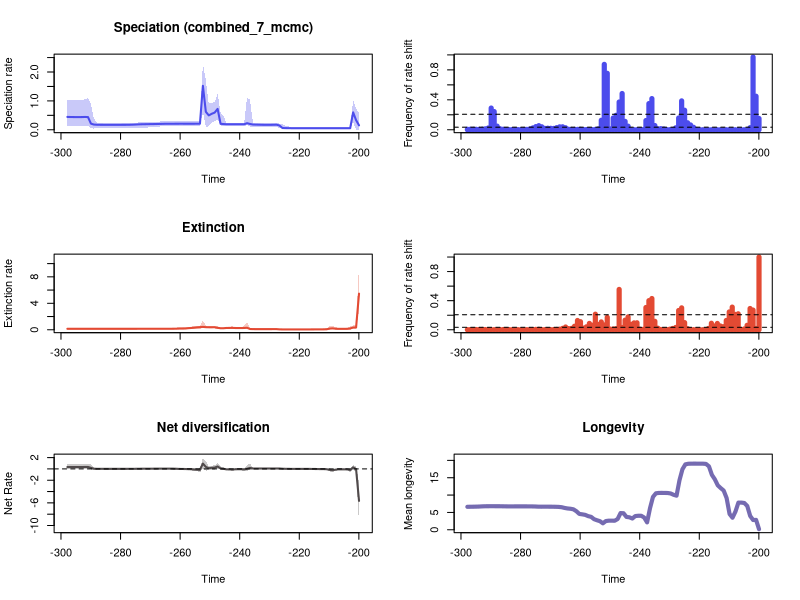

Reproduce this figure in R.


pdf(file='C:/Users/SimoesLabAdmin/Documents/BDNN_Arielli/reptilia/mcmc_no_predictors/A_rjmcmc_sampled_every_20k/RTT_plots.pdf',width=10, height=15)
par(mfrow=c(3,2))
library(scales)

time=c(-199.94725639499998, -200.936163185,-201.92506997499999,-202.913976765,-203.902883555,-204.891790345,-205.880697135,-206.869603925,-207.858510715,-208.847417505,-209.836324295,-210.82523108499998,-211.814137875,-212.803044665,-213.791951455,-214.780858245,-215.769765035,-216.758671825,-217.747578615,-218.736485405,-219.72539219499998,-220.714298985,-221.703205775,-222.692112565,-223.681019355,-224.669926145,-225.658832935,-226.647739725,-227.636646515,-228.62555330499998,-229.614460095,-230.60336688499999,-231.592273675,-232.581180465,-233.570087255,-234.558994045,-235.547900835,-236.536807625,-237.52571441499998,-238.514621205,-239.503527995,-240.492434785,-241.481341575,-242.470248365,-243.459155155,-244.448061945,-245.436968735,-246.42587552499998,-247.414782315,-248.403689105,-249.392595895,-250.381502685,-251.370409475,-252.359316265,-253.348223055,-254.337129845,-255.32603663499998,-256.31494342499997,-257.303850215,-258.292757005,-259.281663795,-260.270570585,-261.259477375,-262.248384165,-263.237290955,-264.226197745,-265.21510453499997,-266.204011325,-267.192918115,-268.181824905,-269.17073169500003,-270.159638485,-271.148545275,-272.137452065,-273.126358855,-274.11526564499997,-275.104172435,-276.093079225,-277.081986015,-278.070892805,-279.059799595,-280.048706385,-281.037613175,-282.026519965,-283.01542675499996,-284.004333545,-284.993240335,-285.982147125,-286.971053915,-287.959960705,-288.948867495,-289.937774285,-290.926681075,-291.91558786499996,-292.904494655,-293.893401445,-294.882308235,-295.871215025,-296.860121815,-297.849028605)
rate=c(0.15313336157387758, 0.3329589931299385,0.6022812176345975,0.05462234726966869,0.05441363681899425,0.05440987548663266,0.054409256016385146,0.0544079544710714,0.05440478273034457,0.05440402273480176,0.054395083707974065,0.0543900447290256,0.054386379399028996,0.054386063976915075,0.05438409227263544,0.054386964660841815,0.05438851208186892,0.05438934726170583,0.05439107981525484,0.05438851208186892,0.05439107981525484,0.054395083707974065,0.05441242652771938,0.05458867618248743,0.05578359152587249,0.057063239167522116,0.0610869860784142,0.146868398368434,0.1755449781044821,0.1732204936931233,0.17135924948194126,0.1712868949168721,0.17131785676627584,0.17269584469745752,0.1759194853385445,0.17804928196916736,0.18096753777969043,0.2004786216025732,0.22741507759231666,0.19171477894639716,0.19150224046857267,0.191503866698282,0.191503866698282,0.19151148200911042,0.19151651496416872,0.19158195991356075,0.19778614187292526,0.2069392558940807,0.7230063225861842,0.5947973601714684,0.5535046991635932,0.4981342905878909,0.6219470681038048,1.5218666449055225,0.210839285079017,0.2097201598419921,0.20922837478475642,0.20921175764913144,0.20923160952231645,0.2092652736618878,0.2094588022186713,0.20944136841795966,0.20890427909761553,0.20860294448580907,0.2083275536301596,0.20805223807699957,0.2072252625302661,0.2048608034117666,0.2015043656278464,0.19867028960409755,0.1967885752071245,0.19544275490527607,0.1937639042154109,0.1921318236354062,0.19030967632910573,0.1860827264156813,0.18047489155213853,0.17619829858252822,0.1736986628419781,0.1724344752817108,0.17194064474404058,0.17166595057770825,0.1714900671258485,0.17144335418383316,0.1715287869698151,0.17166271391623283,0.17159070833122347,0.1717960074328469,0.17248791329844748,0.17423817095047306,0.18073179440628226,0.21220395629042255,0.438759144124622,0.44383444266475175,0.4400138593165728,0.43876899664284086,0.43883824898537355,0.44005411392873744,0.44172845638591374,0.44484988665887687)
minHPD=c(2.1550036428609548e-05, 7.653404137394028e-05,0.2727053446141114,0.03906372913313762,0.04141076738495005,0.04137426738842922,0.04140535977921385,0.04141672549446696,0.04144149840540235,0.04139794126803834,0.04141672549446696,0.04153041628911467,0.04162690871843415,0.04144447608699939,0.041626796031199745,0.04148393683514212,0.04148393683514212,0.04148393683514212,0.041626796031199745,0.041626796031199745,0.04153041628911467,0.0414016579057861,0.04141672549446696,0.040823776242734346,0.040049116423558434,0.042035433757564744,0.04201267867534394,0.050300301037868124,0.106872442532739,0.1099202257114235,0.11109936897613146,0.11111124178155829,0.11110951404187178,0.11148702571233833,0.11085018012739528,0.11006654815406013,0.10681366891609854,0.10685491026142217,0.16177856676748043,0.13490066819262458,0.13665731541107906,0.13669821884077726,0.13667419540382367,0.13665731541107906,0.1375145014950347,0.13701371037991886,0.14434077091425976,0.1489607275093156,0.38583942031104007,0.2924593819136264,0.24707797938370565,0.11920517579714333,0.08787968870869799,0.6279973250323728,0.14082833338862508,0.14576856014983947,0.1459846650021991,0.14576856014983947,0.1457737661040971,0.14576856014983947,0.14551325465311296,0.14578748525574747,0.14578514256431396,0.14576856014983947,0.14459814888302316,0.14339291764932957,0.14251050262340587,0.12626267142312755,0.09415461362924665,0.0853213629341772,0.08323181971664739,0.08097132963701441,0.07682175465335771,0.0768769054389105,0.07403216726995196,0.06775798019466531,0.06261412046882604,0.06060341099059637,0.05888632879980028,0.057282207677089254,0.05757211991225554,0.05750748291889499,0.057533386062778503,0.057473624198091544,0.057473624198091544,0.05755426816516868,0.057544268376625365,0.05755029408603367,0.05736632624857129,0.05430102945372751,0.04266995305003667,0.052701695705230665,0.13976664945835357,0.1446289744760521,0.14522150899296643,0.14250492791748456,0.14347914449607577,0.1437002057049091,0.14301368144303758,0.1425236103650591)
maxHPD=c(0.5760985920107903, 0.7302041800555066,1.027443021804807,0.07080004724451847,0.06808515644644636,0.06800924933848194,0.06800924933848194,0.06800316255557624,0.06800316255557624,0.06793147082879239,0.0679057356585223,0.06799648365234083,0.06808515644644636,0.06789569153727282,0.06807602869512015,0.06792929041375652,0.06792929041375652,0.06793147082879239,0.06808052816301277,0.06808367459343903,0.06799606734883386,0.06790834887015225,0.06807908930341186,0.0687003285708555,0.13178783822359644,0.146550742292,0.18987578782934153,0.21543429950177917,0.22791738971853873,0.22404487537564244,0.2241005459078199,0.22403602092721447,0.22418878236967824,0.22467622086389957,0.22479025397548832,0.2271750757019642,0.233974137549528,1.0311050848903802,1.1308477835480217,0.2338931527938937,0.23278212030333223,0.23270347516802337,0.23263749443462572,0.2326676104993407,0.2336672795384761,0.23368462902386097,0.47911238782796545,0.5982642746342075,1.257381489917781,0.9626094473872286,0.9368650119044913,0.8750345734760814,1.7222642675225606,2.2897620507482586,0.30997345873507703,0.2926087091358037,0.2877904459107367,0.286986740074711,0.2869093373277986,0.28701374678093944,0.28807388023617225,0.28870057803975246,0.287889437029297,0.28807388023617225,0.2877816837071946,0.2880434781976923,0.29200584943051355,0.2965244160215808,0.27895033855653295,0.2717014025333729,0.269065016635512,0.26649393626973045,0.26211674563938947,0.26175085219308836,0.25840327277663094,0.25202655426693604,0.2458010978556797,0.24177502157293035,0.23972489613734965,0.23772065551783028,0.2377022054581586,0.23749975742691531,0.23749975742691531,0.23734047602439026,0.23705561147106669,0.23705561147106669,0.23732409978725214,0.23802196811338347,0.24017303694466285,0.24585901509974153,0.39367545728081144,0.8942233910607168,1.0896785932734903,1.0526965399161141,1.0311711116635687,1.0187972406870744,1.017437910386295,1.0165720838462353,1.0165720838462353,1.0242280544890465)
remove_na = !is.na(rate)
time = time[remove_na]
plot(time,time,type = 'n', ylim = c(0, 2.5187382558230844), xlim = c(-298.343482,-199.452803), ylab = 'Speciation rate', xlab = 'Time',main='Speciation (combined_7_mcmc)' )
polygon(c(time, rev(time)), c(maxHPD[remove_na], rev(minHPD[remove_na])), col = alpha('#4c4cec',0.3), border = NA)
lines(time,rate[remove_na], col = '#4c4cec', lwd=2)
mids=c(-199.95225087373734, -200.9511466212121,-201.95004236868687,-202.94893811616163,-203.94783386363633,-204.9467296111111,-205.94562535858586,-206.94452110606062,-207.94341685353533,-208.9423126010101,-209.94120834848485,-210.9401040959596,-211.93899984343432,-212.93789559090908,-213.93679133838384,-214.9356870858586,-215.9345828333333,-216.93347858080807,-217.93237432828283,-218.9312700757576,-219.9301658232323,-220.92906157070706,-221.92795731818183,-222.9268530656566,-223.9257488131313,-224.92464456060605,-225.92354030808082,-226.92243605555552,-227.92133180303028,-228.92022755050505,-229.9191232979798,-230.9180190454545,-231.91691479292928,-232.91581054040404,-233.9147062878788,-234.9136020353535,-235.91249778282827,-236.91139353030303,-237.9102892777778,-238.9091850252525,-239.90808077272726,-240.90697652020202,-241.90587226767678,-242.9047680151515,-243.90366376262625,-244.902559510101,-245.90145525757578,-246.90035100505048,-247.89924675252524,-248.8981425,-249.89703824747477,-250.89593399494947,-251.89482974242424,-252.893725489899,-253.89262123737376,-254.89151698484847,-255.89041273232323,-256.88930847979793,-257.8882042272727,-258.88709997474746,-259.8859957222222,-260.884891469697,-261.8837872171717,-262.88268296464645,-263.8815787121212,-264.8804744595959,-265.8793702070707,-266.87826595454544,-267.8771617020202,-268.87605744949497,-269.87495319696967,-270.87384894444443,-271.8727446919192,-272.8716404393939,-273.87053618686866,-274.8694319343434,-275.8683276818182,-276.86722342929295,-277.86611917676765,-278.8650149242424,-279.8639106717171,-280.8628064191919,-281.86170216666665,-282.8605979141414,-283.85949366161617,-284.8583894090909,-285.85728515656564,-286.8561809040404,-287.8550766515151,-288.85397239898987,-289.85286814646463,-290.8517638939394,-291.85065964141415,-292.84955538888886,-293.8484511363636,-294.8473468838384,-295.8462426313131,-296.84513837878785,-297.8440341262626)
counts=c(0.1508744038155803, 0.44804451510333865,0.9716693163751987,0.028139904610492844,0.0005087440381558028,0.0005087440381558028,0.00038155802861685216,0.00038155802861685216,0.0004610492845786963,0.0006836248012718601,0.000397456279809221,0.000397456279809221,0.00017488076311605722,0.0002384737678855326,0.0002702702702702703,0.00019077901430842608,0.00028616852146263913,0.0002702702702702703,0.00014308426073131957,0.00030206677265500793,0.0009697933227344992,0.0037042925278219395,0.03325914149443561,0.064181240063593,0.09340222575516693,0.26104928457869636,0.3858346581875994,0.15736089030206676,0.02575516693163752,0.0031478537360890304,0.0012559618441971383,0.002273449920508744,0.009379968203497615,0.01505564387917329,0.01273449920508744,0.056518282988871224,0.4164387917329094,0.3496661367249603,0.1231637519872814,0.002066772655007949,0.0008108108108108108,0.0010174880763116057,0.0009697933227344992,0.0010015898251192368,0.04818759936406995,0.11206677265500795,0.4843402225755167,0.37068362480127187,0.19335453100158984,0.1572496025437202,0.011589825119236884,0.7541176470588236,0.873577106518283,0.1272019077901431,0.011160572337042925,0.005087440381558029,0.001796502384737679,0.0011923688394276629,0.002845786963434022,0.003465818759936407,0.005389507154213036,0.005278219395866455,0.004531001589825119,0.0042448330683624805,0.0073449920508744035,0.026931637519872813,0.03992050874403816,0.03925278219395866,0.028330683624801272,0.018076311605723372,0.01969793322734499,0.020858505564387918,0.019189189189189187,0.039904610492845785,0.05502384737678855,0.04230524642289348,0.025055643879173292,0.011271860095389507,0.005294117647058823,0.003338632750397456,0.0022257551669316376,0.0021303656597774245,0.002368839427662957,0.002591414944356121,0.001971383147853736,0.0027503974562798094,0.0069475357710651825,0.013322734499205088,0.04847376788553259,0.2432114467408585,0.2899523052464229,0.023736089030206676,0.012670906200317964,0.007281399046104928,0.005818759936406995,0.006184419713831478,0.005850556438791733,0.007360890302066773,0.00712241653418124)
plot(mids,counts,type = 'h', xlim = c(-298.343482,-199.452803), ylim=c(0,0.9716693163751987), ylab = 'Frequency of rate shift', xlab = 'Time',lwd=5,col='#4c4cec')
bf2 = 0.034099133750137754
bf6 = 0.20688761245815923
abline(h=bf2, lty=2)
abline(h=bf6, lty=2)

time=c(-199.94725639499998, -200.936163185,-201.92506997499999,-202.913976765,-203.902883555,-204.891790345,-205.880697135,-206.869603925,-207.858510715,-208.847417505,-209.836324295,-210.82523108499998,-211.814137875,-212.803044665,-213.791951455,-214.780858245,-215.769765035,-216.758671825,-217.747578615,-218.736485405,-219.72539219499998,-220.714298985,-221.703205775,-222.692112565,-223.681019355,-224.669926145,-225.658832935,-226.647739725,-227.636646515,-228.62555330499998,-229.614460095,-230.60336688499999,-231.592273675,-232.581180465,-233.570087255,-234.558994045,-235.547900835,-236.536807625,-237.52571441499998,-238.514621205,-239.503527995,-240.492434785,-241.481341575,-242.470248365,-243.459155155,-244.448061945,-245.436968735,-246.42587552499998,-247.414782315,-248.403689105,-249.392595895,-250.381502685,-251.370409475,-252.359316265,-253.348223055,-254.337129845,-255.32603663499998,-256.31494342499997,-257.303850215,-258.292757005,-259.281663795,-260.270570585,-261.259477375,-262.248384165,-263.237290955,-264.226197745,-265.21510453499997,-266.204011325,-267.192918115,-268.181824905,-269.17073169500003,-270.159638485,-271.148545275,-272.137452065,-273.126358855,-274.11526564499997,-275.104172435,-276.093079225,-277.081986015,-278.070892805,-279.059799595,-280.048706385,-281.037613175,-282.026519965,-283.01542675499996,-284.004333545,-284.993240335,-285.982147125,-286.971053915,-287.959960705,-288.948867495,-289.937774285,-290.926681075,-291.91558786499996,-292.904494655,-293.893401445,-294.882308235,-295.871215025,-296.860121815,-297.849028605)
rate=c(5.4586905758389905, 0.341354083102555,0.34560123291042544,0.1969366829012808,0.1472698087041735,0.13934587356535277,0.1381539807869057,0.13826581726434137,0.16268617748904535,0.2093848755728515,0.17586859300889052,0.07611476420971347,0.06513258595549103,0.0635191995427058,0.061787770102748954,0.058231247556780635,0.05587895769095146,0.052679317265644274,0.051883330040212686,0.05178292219862707,0.05176879524963883,0.051755651176601816,0.05174781566100999,0.05175816371948125,0.05179454053651629,0.052052209462811014,0.05413320950760117,0.06311025331921907,0.09908359139207623,0.09871328967881807,0.09720917884756476,0.09642612118699405,0.09626653917974096,0.09619527927622175,0.09613316604547467,0.09628865820007437,0.09854230373556003,0.11647733948275527,0.30327342724251494,0.2710393350302904,0.2628152948083585,0.262913889602001,0.26640896690851945,0.28493828002390376,0.2776311266749296,0.2738872615004047,0.23442253603439733,0.23227065751213138,0.29419507333722605,0.3815773475087195,0.3790598006420186,0.37958574632794445,0.3917885341296624,0.43475447785171295,0.39583463310202677,0.3668674957578089,0.31124340971093656,0.2714644266367574,0.24122457145992487,0.1913893453423452,0.184654870855062,0.18027308008394755,0.16349666899817314,0.1562545573999757,0.15449796608972005,0.15364406127406893,0.15205428595947273,0.15000036816643159,0.14909645654032105,0.14876122879958614,0.14864212325613543,0.1485291942268649,0.1484680905685581,0.1484501829752645,0.14840052312036195,0.14825643732051633,0.1478718307630349,0.14765100369957107,0.14753765538939548,0.14747104330294175,0.14744654902365634,0.14742642712604753,0.14743413830311197,0.14744908679826518,0.14745763728069988,0.14743686659568436,0.14728887957134107,0.14708299560554228,0.14692352749171905,0.1468661422223781,0.14681402112989012,0.14678146196821262,0.14678911843767317,0.14683838692812273,0.14692196144872138,0.14703894265374018,0.14711364684754524,0.14715697388957205,0.14719150832186706,0.14720398597303427)
minHPD=c(2.7816194709810413, 0.13089233413206436,0.13083854681658377,0.01602321415360232,6.303811107802121e-05,0.009959265970644258,0.009632219224173304,0.009535205187950991,0.021269496552257367,0.11039786440754024,0.04131805763050692,0.04053549624952102,0.03935787071264956,0.03929761633116272,0.03725599664612839,0.033507493732069064,0.03118943383638901,0.029707517053096183,0.031185461279861493,0.031111614994809182,0.031111614994809182,0.03111590337083885,0.031111614994809182,0.03118765599183603,0.03118943383638901,0.030126305204693393,0.027755058698134088,0.031111614994809182,0.04975049653068004,0.05252021128214867,0.053002911895872855,0.05343140628866335,0.05343140628866335,0.053480441246437964,0.05315857058697957,0.05250228792959498,0.04845138361929763,0.05354417077861716,0.12048295320512015,0.05539989766373727,0.08285349864682576,0.07811546348521682,0.08905934310632463,0.1750109766045938,0.1509941507645412,0.13579210629679025,0.0580235863467542,0.05801009021486317,0.0927974380332684,0.2209981372100954,0.22159607874507184,0.22142967733713864,0.21922883274282237,0.24015785468767215,0.14322038564094894,0.14305586363199693,0.13083907789028693,0.1219396969535351,0.12038133482089858,0.11659512670808525,0.11516001894848032,0.11021413485690662,0.09596168623371114,0.09886189619779032,0.09701935352504018,0.09672745631556856,0.08878379718594998,0.09054514380580798,0.09479557662809046,0.0961950612220244,0.09610372377157107,0.09654915047821286,0.09634346902675901,0.09654915047821286,0.09670662960611492,0.0954562457610299,0.09574607980926163,0.09640668192133761,0.09654915047821286,0.09641675036970235,0.0965010209242332,0.09654915047821286,0.09655144854712601,0.0967196918621378,0.09670662960611492,0.09655826449165325,0.09654181768391855,0.09647051041099014,0.09629873060421541,0.0956018828916174,0.095432444620053,0.09523797679701897,0.09484770955667897,0.09440337854550433,0.09436352283310383,0.09277720408482273,0.0914424401454519,0.0925186257100834,0.09149501523539517,0.09039965125814906)
maxHPD=c(9.993676233121652, 0.6524795973089286,0.6524795973089286,0.5562182080834596,0.28411325902143597,0.22536850772501874,0.22166702784661307,0.22185546893686733,0.45525775758092624,0.569225461155687,0.5100417544035416,0.206121723207222,0.17301211840520161,0.16646397807751628,0.16001526176460285,0.14840591480781404,0.1400858989414134,0.07578871551379285,0.07388329721907952,0.07365132923531013,0.07365132923531013,0.07366919622401484,0.07370847683360374,0.07386314417439341,0.0740423614196601,0.0742444458595478,0.10082067083443064,0.12423498208928535,0.16554677711850402,0.15188932230709173,0.14480944131440487,0.14286417375641045,0.14261879890043472,0.14270866586649708,0.14305167555572756,0.1464637887375882,0.24484989939814958,0.3106996154913354,1.151915954495863,0.5756549655059755,0.36353052025080773,0.3575439312359967,0.3645998070406865,0.567347122674484,0.38458403287507076,0.3753131622755357,0.3219833008775021,0.32349350023717094,0.5465384398553977,0.5702918864907642,0.5644569333467281,0.5642730123735211,0.5975844485151441,1.373538732904672,0.6471539419792155,0.5686051819069842,0.5396752263821352,0.45781876800355203,0.44246383453749555,0.41607408584197836,0.4051620987623977,0.39682831742202834,0.3249865466160056,0.29862685402897104,0.2897662449733741,0.2854009507963039,0.2629225929503806,0.2138713681790691,0.20881914031500165,0.2074529135216671,0.20589622960223672,0.20557680557720281,0.2049868034495811,0.20491373986137054,0.2048763191900449,0.20319901424010733,0.20220153913836553,0.2021835209299927,0.20209201734750762,0.20183877900396768,0.20186003973045366,0.20183877900396768,0.2017343625764493,0.20186003973045366,0.20186003973045366,0.20172253294580883,0.20172253294580883,0.20186003973045366,0.20220916526071278,0.2017343625764493,0.20174604789728362,0.20188552250328762,0.2018548161080748,0.20204940347662032,0.2032050185279287,0.20318233929496474,0.20330604304497357,0.20562314355631764,0.2058739821364474,0.2058739821364474)
remove_na = !is.na(rate)
time = time[remove_na]
plot(time,time,type = 'n', ylim = c(0, 10.993043856433818), xlim = c(-298.343482,-199.452803), ylab = 'Extinction rate', xlab = 'Time',main='Extinction' )
polygon(c(time, rev(time)), c(maxHPD[remove_na], rev(minHPD[remove_na])), col = alpha('#e34a33',0.3), border = NA)
lines(time,rate[remove_na], col = '#e34a33', lwd=2)
mids=c(-199.95225087373734, -200.9511466212121,-201.95004236868687,-202.94893811616163,-203.94783386363633,-204.9467296111111,-205.94562535858586,-206.94452110606062,-207.94341685353533,-208.9423126010101,-209.94120834848485,-210.9401040959596,-211.93899984343432,-212.93789559090908,-213.93679133838384,-214.9356870858586,-215.9345828333333,-216.93347858080807,-217.93237432828283,-218.9312700757576,-219.9301658232323,-220.92906157070706,-221.92795731818183,-222.9268530656566,-223.9257488131313,-224.92464456060605,-225.92354030808082,-226.92243605555552,-227.92133180303028,-228.92022755050505,-229.9191232979798,-230.9180190454545,-231.91691479292928,-232.91581054040404,-233.9147062878788,-234.9136020353535,-235.91249778282827,-236.91139353030303,-237.9102892777778,-238.9091850252525,-239.90808077272726,-240.90697652020202,-241.90587226767678,-242.9047680151515,-243.90366376262625,-244.902559510101,-245.90145525757578,-246.90035100505048,-247.89924675252524,-248.8981425,-249.89703824747477,-250.89593399494947,-251.89482974242424,-252.893725489899,-253.89262123737376,-254.89151698484847,-255.89041273232323,-256.88930847979793,-257.8882042272727,-258.88709997474746,-259.8859957222222,-260.884891469697,-261.8837872171717,-262.88268296464645,-263.8815787121212,-264.8804744595959,-265.8793702070707,-266.87826595454544,-267.8771617020202,-268.87605744949497,-269.87495319696967,-270.87384894444443,-271.8727446919192,-272.8716404393939,-273.87053618686866,-274.8694319343434,-275.8683276818182,-276.86722342929295,-277.86611917676765,-278.8650149242424,-279.8639106717171,-280.8628064191919,-281.86170216666665,-282.8605979141414,-283.85949366161617,-284.8583894090909,-285.85728515656564,-286.8561809040404,-287.8550766515151,-288.85397239898987,-289.85286814646463,-290.8517638939394,-291.85065964141415,-292.84955538888886,-293.8484511363636,-294.8473468838384,-295.8462426313131,-296.84513837878785,-297.8440341262626)
counts=c(1.0, 0.01751987281399046,0.27057233704292527,0.29243243243243244,0.06111287758346582,0.011033386327503975,0.003990461049284579,0.21953895071542132,0.2111287758346582,0.3115739268680445,0.24507154213036567,0.12783783783783784,0.04243243243243243,0.05273449920508744,0.08678855325914149,0.05174880763116057,0.08972972972972973,0.018139904610492846,0.002273449920508744,0.0005405405405405405,0.0005405405405405405,0.000794912559618442,0.0013513513513513514,0.0024165341812400635,0.014594594594594595,0.09831478537360891,0.3011605723370429,0.26491255961844196,0.03203497615262321,0.018028616852146264,0.00823529411764706,0.002082670906200318,0.0015421303656597775,0.004069952305246423,0.021748807631160574,0.11634340222575516,0.42955484896661367,0.4002543720190779,0.3058823529411765,0.005135135135135135,0.006915739268680445,0.09607313195548489,0.09457869634340223,0.07543720190779014,0.17737678855325914,0.1324006359300477,0.031542130365659775,0.554610492845787,0.015516693163751987,0.010588235294117647,0.009507154213036566,0.17119236883942765,0.06677265500794913,0.10813990461049285,0.07162162162162163,0.21410174880763116,0.06290937996820349,0.08736089030206677,0.04063593004769475,0.02287758346581876,0.11101748807631161,0.1275516693163752,0.04861685214626391,0.019236883942766295,0.015818759936406995,0.03809220985691574,0.01960254372019078,0.00821939586645469,0.004515103338632751,0.002972972972972973,0.0018441971383147853,0.0013672496025437203,0.0017170111287758347,0.002273449920508744,0.00616852146263911,0.0056597774244833065,0.002988871224165342,0.0013036565977742449,0.001287758346581876,0.0009062003179650238,0.0010015898251192368,0.0010492845786963434,0.0009697933227344992,0.0010651828298887122,0.002448330683624801,0.003577106518282989,0.003243243243243243,0.001971383147853736,0.001589825119236884,0.0013831478537360891,0.0015739268680445152,0.002273449920508744,0.003243243243243243,0.00410174880763116,0.0035135135135135136,0.0033068362480127185,0.0027503974562798094,0.0028298887122416533,0.001955484896661367)
plot(mids,counts,type = 'h', xlim = c(-298.343482,-199.452803), ylim=c(0,1.0), ylab = 'Frequency of rate shift', xlab = 'Time',lwd=5,col='#e34a33')
abline(h=bf2, lty=2)
abline(h=bf6, lty=2)
#Net Diversification Rate
time=c(-199.94725639499998, -200.936163185,-201.92506997499999,-202.913976765,-203.902883555,-204.891790345,-205.880697135,-206.869603925,-207.858510715,-208.847417505,-209.836324295,-210.82523108499998,-211.814137875,-212.803044665,-213.791951455,-214.780858245,-215.769765035,-216.758671825,-217.747578615,-218.736485405,-219.72539219499998,-220.714298985,-221.703205775,-222.692112565,-223.681019355,-224.669926145,-225.658832935,-226.647739725,-227.636646515,-228.62555330499998,-229.614460095,-230.60336688499999,-231.592273675,-232.581180465,-233.570087255,-234.558994045,-235.547900835,-236.536807625,-237.52571441499998,-238.514621205,-239.503527995,-240.492434785,-241.481341575,-242.470248365,-243.459155155,-244.448061945,-245.436968735,-246.42587552499998,-247.414782315,-248.403689105,-249.392595895,-250.381502685,-251.370409475,-252.359316265,-253.348223055,-254.337129845,-255.32603663499998,-256.31494342499997,-257.303850215,-258.292757005,-259.281663795,-260.270570585,-261.259477375,-262.248384165,-263.237290955,-264.226197745,-265.21510453499997,-266.204011325,-267.192918115,-268.181824905,-269.17073169500003,-270.159638485,-271.148545275,-272.137452065,-273.126358855,-274.11526564499997,-275.104172435,-276.093079225,-277.081986015,-278.070892805,-279.059799595,-280.048706385,-281.037613175,-282.026519965,-283.01542675499996,-284.004333545,-284.993240335,-285.982147125,-286.971053915,-287.959960705,-288.948867495,-289.937774285,-290.926681075,-291.91558786499996,-292.904494655,-293.893401445,-294.882308235,-295.871215025,-296.860121815,-297.849028605)
net_rate=c(-5.648477313544931, -0.029430453532296036,0.27057197295256696,-0.18759126438566937,-0.09102763002415938,-0.07497227701806665,-0.07304782553626622,-0.07315238683934451,-0.13585186454184422,-0.23345448669516722,-0.16565118557219352,-0.054862771257499075,-0.03396154323884516,-0.028735774425189157,-0.023601659295044906,-0.01423605392377381,-0.008642640973175136,-0.00014814061411682751,0.001869069412611043,0.002052459951635907,0.0020680233274289377,0.0020985840952948967,0.0022008792440954216,0.003097634021383518,0.009554547925788501,0.01621939234765297,0.03237534790820745,0.0719883851526126,0.07203597974454362,0.07062121251281311,0.0722504768481412,0.07339604437101052,0.07359944186524801,0.07445121522619247,0.07634249080210855,0.0765481502064084,0.07171063943430495,0.1789317424590938,0.03422794456837943,-0.09103861906749508,-0.05781185658526929,-0.05809936488743005,-0.06349874054635324,-0.11841179429413966,-0.08874813170570124,-0.08003065149137675,0.01848058840224636,0.08839849035066917,0.42722015293116394,0.23498388401627662,0.19727420457332623,0.12409751681391543,0.3578270261378298,0.9367642383892729,-0.17508233113356803,-0.14737386437770825,-0.11357131183170316,-0.054895888193543345,-0.04065812186154888,-0.019092300075218546,-0.00981341626642464,-0.003514925791235492,0.026358613154098872,0.04313636568731741,0.047369783786319807,0.04922058088307114,0.051742431258552754,0.052252159808715996,0.04786426657240647,0.0437530065731813,0.04085025984400306,0.038893711406209085,0.03627353307351356,0.033754199065853106,0.031101339907547418,0.024665116475878806,0.017726034064516765,0.012866381627727316,0.010283844872744237,0.009122806396275083,0.008703073724055274,0.00851107194920708,0.008358694224770011,0.008355872484834917,0.008406003701085359,0.008674238212941318,0.008982267307142624,0.009713993201300297,0.011395362846541439,0.015700829450539813,0.03584131355459231,0.19414328001790956,0.3447322674227995,0.34041172507600403,0.33255298303641406,0.3289332018423625,0.3279563432377576,0.3281809478229288,0.32912863011176524,0.33198412034074043)
net_minHPD=c(-9.776122047679221, -0.46465561307132364,-0.19497866149262166,-0.5425064513824113,-0.2356821256844224,-0.1715355019379887,-0.17150004604235633,-0.17087535745200338,-0.40188298137485223,-0.5158798730410916,-0.45462342216771445,-0.15546591231425974,-0.12067116606253636,-0.11393679561289409,-0.10595577808102356,-0.08914500008851937,-0.07964706552930467,-0.02492934077274988,-0.023028602956474346,-0.022507894416878525,-0.022492115989612253,-0.022952198195672652,-0.023022919042764996,-0.02303150874500788,-0.025138083787546457,-0.02375600394360535,-0.031113863232985525,-0.034081302221762394,-0.01279243394575369,0.008410174976330259,0.015199205857596043,0.016584250478746718,0.01783206604499782,0.016559366450592784,0.014592452150308521,0.011556674087517135,-0.07707415018470362,-0.15219152274427353,-0.34111837148087054,-0.4295681210509825,-0.18215370693659966,-0.18152514212246212,-0.17993388247348477,-0.3958188737726897,-0.20705336624386583,-0.20389499142215378,-0.13755576406450076,-0.13694741320244327,0.01118438471201777,-0.14845719765354043,-0.18784202512069587,-0.24550473941818232,-0.29239901485799524,0.07599148984583004,-0.6403880964004239,-0.39671007452558316,-0.35892735804521136,-0.2636563411694288,-0.2449917004953247,-0.21621498178819062,-0.21020927959358485,-0.19483878631006246,-0.13607905086455044,-0.102928977083444,-0.09279441845688863,-0.08116648641660337,-0.06359852332712185,-0.049750636752665015,-0.06010039696464911,-0.06340569183645589,-0.06649667634985963,-0.0715401564090045,-0.07662399474435985,-0.07763014870193197,-0.08092509648726835,-0.08805675081553511,-0.093510033060133,-0.09785312751192561,-0.09793482840319859,-0.09785312751192561,-0.10144820001483144,-0.10124524433821333,-0.10124524433821333,-0.10118615965607194,-0.09784727520478012,-0.09793482840319859,-0.09792628693377266,-0.09786048986484444,-0.10118615965607194,-0.1037071005691844,-0.12075187004557064,-0.10497574146148929,-0.03779342906104913,-0.03273150619479798,-0.028009367651295858,-0.02959853024187012,-0.030114414766032466,-0.03027921433860009,-0.03425900454569014,-0.034459504986947775)
net_maxHPD=c(-2.4824873670775287, 0.42371164836400677,0.7510769364283963,0.04454199789812791,0.052423768192601576,0.044815373416682534,0.04114895816090459,0.04209483406052569,0.03190044881951258,-0.049610682979815524,0.015332728504192629,0.014276452898832219,0.01593012839045966,0.01568893360539507,0.01833781415659204,0.023281946045782112,0.025767500198565496,0.030868240753560344,0.028584155079072457,0.02889308317622155,0.02892376787841592,0.02853743152971517,0.028760677583390022,0.031120867410390204,0.07909658502986991,0.09948963601645874,0.16455431315797564,0.1751680881831318,0.1632628318385351,0.1441116940079275,0.13591462329045062,0.13483110473271495,0.13602195760820673,0.1358863896321991,0.1386345066346555,0.1463144567289379,0.15471076368060518,0.9903232797186843,0.648807485840494,0.13368541837431908,0.09456857268162148,0.09405427743298589,0.0931762584140543,0.01599785581611582,0.02777870980370442,0.04047509710325972,0.26381400742536654,0.4486551518403266,0.9754121869990893,0.6438049124481902,0.57923721395871,0.4874047429249081,1.396917231900216,1.9086864436568778,0.13196987374648583,0.08425869512794579,0.10123299710604242,0.11344935463072564,0.12187749883374516,0.13211664621644376,0.13508956834396413,0.14807323771589767,0.16265948540036007,0.1626671040543326,0.16172259011384701,0.16780643900789907,0.16781215119593104,0.1622514287034137,0.14966513762422592,0.14482461321518314,0.14097153050229316,0.1359409749371601,0.13155069339803516,0.1306023611850765,0.12835052729639154,0.12209501080148584,0.11622447142419988,0.10897133792297456,0.10821407403316545,0.10785057303213577,0.10397357442493288,0.10402909332483365,0.10402909332483365,0.10397115883519978,0.10701231779680923,0.10669715029594531,0.10706314346514696,0.10853980781696315,0.11002081533186286,0.12082421265010043,0.2589092456870774,0.7544671851949722,0.927615931359812,0.9004218708133466,0.8830947002512828,0.8752933305140574,0.8739296088437543,0.8749186376469705,0.8739296088437543,0.883314213259666)
remove_na = !is.na(net_rate)
time = time[remove_na]
plot(time,time,type = 'n', ylim = c(-10.753734252447144, 2.0995550880225657), xlim = c(-298.343482,-199.452803), ylab = 'Net Rate', xlab = 'Time',lwd=2, main='Net diversification', col= '#504A4B' )
polygon(c(time, rev(time)), c(net_maxHPD[remove_na], rev(net_minHPD[remove_na])), col = alpha('#504A4B',0.3), border = NA)
lines(time,net_rate[remove_na], col = '#504A4B', lwd=2)
abline(h=0,lty=2)


time=c(-199.94725639499998, -200.936163185,-201.92506997499999,-202.913976765,-203.902883555,-204.891790345,-205.880697135,-206.869603925,-207.858510715,-208.847417505,-209.836324295,-210.82523108499998,-211.814137875,-212.803044665,-213.791951455,-214.780858245,-215.769765035,-216.758671825,-217.747578615,-218.736485405,-219.72539219499998,-220.714298985,-221.703205775,-222.692112565,-223.681019355,-224.669926145,-225.658832935,-226.647739725,-227.636646515,-228.62555330499998,-229.614460095,-230.60336688499999,-231.592273675,-232.581180465,-233.570087255,-234.558994045,-235.547900835,-236.536807625,-237.52571441499998,-238.514621205,-239.503527995,-240.492434785,-241.481341575,-242.470248365,-243.459155155,-244.448061945,-245.436968735,-246.42587552499998,-247.414782315,-248.403689105,-249.392595895,-250.381502685,-251.370409475,-252.359316265,-253.348223055,-254.337129845,-255.32603663499998,-256.31494342499997,-257.303850215,-258.292757005,-259.281663795,-260.270570585,-261.259477375,-262.248384165,-263.237290955,-264.226197745,-265.21510453499997,-266.204011325,-267.192918115,-268.181824905,-269.17073169500003,-270.159638485,-271.148545275,-272.137452065,-273.126358855,-274.11526564499997,-275.104172435,-276.093079225,-277.081986015,-278.070892805,-279.059799595,-280.048706385,-281.037613175,-282.026519965,-283.01542675499996,-284.004333545,-284.993240335,-285.982147125,-286.971053915,-287.959960705,-288.948867495,-289.937774285,-290.926681075,-291.91558786499996,-292.904494655,-293.893401445,-294.882308235,-295.871215025,-296.860121815,-297.849028605)
rate=c(0.1699302880364946, 2.8461369799283567,2.8095375809887555,3.9799301083171197,6.866427806162008,7.717927532452816,7.834559048508226,7.828360498151115,5.251182402391478,3.47185701202271,4.541089726738069,9.139434672095845,11.298223643382755,12.007282097394873,12.796231378200215,14.538051758797232,15.823915952884056,18.280663251706503,18.979862643448893,19.04681269580085,19.051173823811684,19.054696521702763,19.05770330256528,19.052267177349744,19.027799225794016,18.851312705889704,17.43698585135747,14.278395622620096,9.82740190388765,10.079651327972236,10.463287169192837,10.594155538765767,10.616804706490102,10.623029153148678,10.618985569117926,10.50698328801101,9.46807244904555,6.234762830779868,2.132142218294006,3.54189658270706,4.040636911054429,4.035890641789538,3.949745129785953,3.245592711023495,3.591284568499432,3.703787975658276,4.764721029835967,4.812135429879318,3.092514664123465,2.6031877332448787,2.62726905686642,2.6259062389367243,2.511155227981762,1.8632467962117027,2.4759516741626855,2.741548916441896,3.054703089982461,3.7239407173561365,3.931741729530132,4.2939181734747605,4.446075132802083,4.568077735955474,5.346184377164227,5.892058528901714,6.058515321050801,6.140291121830698,6.291309542753841,6.502003723856966,6.589102685727807,6.623382473180166,6.641656788408242,6.6515061659578025,6.655561741273048,6.655899793403517,6.652133600514276,6.663300565063922,6.7086919867510355,6.7302320133902,6.737865377491782,6.7413738863672235,6.742631686796951,6.743424954167233,6.742416118189231,6.7407968813970065,6.7337910424138805,6.734034453803459,6.748829017667442,6.765341822437039,6.779923615558842,6.785020635846501,6.788980552441973,6.790083782994945,6.786831759170565,6.774620633750244,6.744650362007808,6.693073139932582,6.667926991891354,6.647256522271613,6.634013543747795,6.617904821544294)
minHPD=c(0.1699302880364946, 2.8461369799283567,2.8095375809887555,3.9799301083171197,6.866427806162008,7.717927532452816,7.834559048508226,7.828360498151115,5.251182402391478,3.47185701202271,4.541089726738069,9.139434672095845,11.298223643382755,12.007282097394873,12.796231378200215,14.538051758797232,15.823915952884056,18.280663251706503,18.979862643448893,19.04681269580085,19.051173823811684,19.054696521702763,19.05770330256528,19.052267177349744,19.027799225794016,18.851312705889704,17.43698585135747,14.278395622620096,9.82740190388765,10.079651327972236,10.463287169192837,10.594155538765767,10.616804706490102,10.623029153148678,10.618985569117926,10.50698328801101,9.46807244904555,6.234762830779868,2.132142218294006,3.54189658270706,4.040636911054429,4.035890641789538,3.949745129785953,3.245592711023495,3.591284568499432,3.703787975658276,4.764721029835967,4.812135429879318,3.092514664123465,2.6031877332448787,2.62726905686642,2.6259062389367243,2.511155227981762,1.8632467962117027,2.4759516741626855,2.741548916441896,3.054703089982461,3.7239407173561365,3.931741729530132,4.2939181734747605,4.446075132802083,4.568077735955474,5.346184377164227,5.892058528901714,6.058515321050801,6.140291121830698,6.291309542753841,6.502003723856966,6.589102685727807,6.623382473180166,6.641656788408242,6.6515061659578025,6.655561741273048,6.655899793403517,6.652133600514276,6.663300565063922,6.7086919867510355,6.7302320133902,6.737865377491782,6.7413738863672235,6.742631686796951,6.743424954167233,6.742416118189231,6.7407968813970065,6.7337910424138805,6.734034453803459,6.748829017667442,6.765341822437039,6.779923615558842,6.785020635846501,6.788980552441973,6.790083782994945,6.786831759170565,6.774620633750244,6.744650362007808,6.693073139932582,6.667926991891354,6.647256522271613,6.634013543747795,6.617904821544294)
maxHPD=c(0.1699302880364946, 2.8461369799283567,2.8095375809887555,3.9799301083171197,6.866427806162008,7.717927532452816,7.834559048508226,7.828360498151115,5.251182402391478,3.47185701202271,4.541089726738069,9.139434672095845,11.298223643382755,12.007282097394873,12.796231378200215,14.538051758797232,15.823915952884056,18.280663251706503,18.979862643448893,19.04681269580085,19.051173823811684,19.054696521702763,19.05770330256528,19.052267177349744,19.027799225794016,18.851312705889704,17.43698585135747,14.278395622620096,9.82740190388765,10.079651327972236,10.463287169192837,10.594155538765767,10.616804706490102,10.623029153148678,10.618985569117926,10.50698328801101,9.46807244904555,6.234762830779868,2.132142218294006,3.54189658270706,4.040636911054429,4.035890641789538,3.949745129785953,3.245592711023495,3.591284568499432,3.703787975658276,4.764721029835967,4.812135429879318,3.092514664123465,2.6031877332448787,2.62726905686642,2.6259062389367243,2.511155227981762,1.8632467962117027,2.4759516741626855,2.741548916441896,3.054703089982461,3.7239407173561365,3.931741729530132,4.2939181734747605,4.446075132802083,4.568077735955474,5.346184377164227,5.892058528901714,6.058515321050801,6.140291121830698,6.291309542753841,6.502003723856966,6.589102685727807,6.623382473180166,6.641656788408242,6.6515061659578025,6.655561741273048,6.655899793403517,6.652133600514276,6.663300565063922,6.7086919867510355,6.7302320133902,6.737865377491782,6.7413738863672235,6.742631686796951,6.743424954167233,6.742416118189231,6.7407968813970065,6.7337910424138805,6.734034453803459,6.748829017667442,6.765341822437039,6.779923615558842,6.785020635846501,6.788980552441973,6.790083782994945,6.786831759170565,6.774620633750244,6.744650362007808,6.693073139932582,6.667926991891354,6.647256522271613,6.634013543747795,6.617904821544294)
remove_na = !is.na(rate)
time = time[remove_na]
plot(time,time,type = 'n', ylim = c(0, 20.96347363282181), xlim = c(-298.343482,-199.452803), ylab = 'Mean longevity', xlab = 'Time',main='Longevity' )
polygon(c(time, rev(time)), c(maxHPD[remove_na], rev(minHPD[remove_na])), col = alpha('#756bb1',0.3), border = NA)
lines(time,rate[remove_na], col = '#756bb1', lwd=4)

n <- dev.off()
